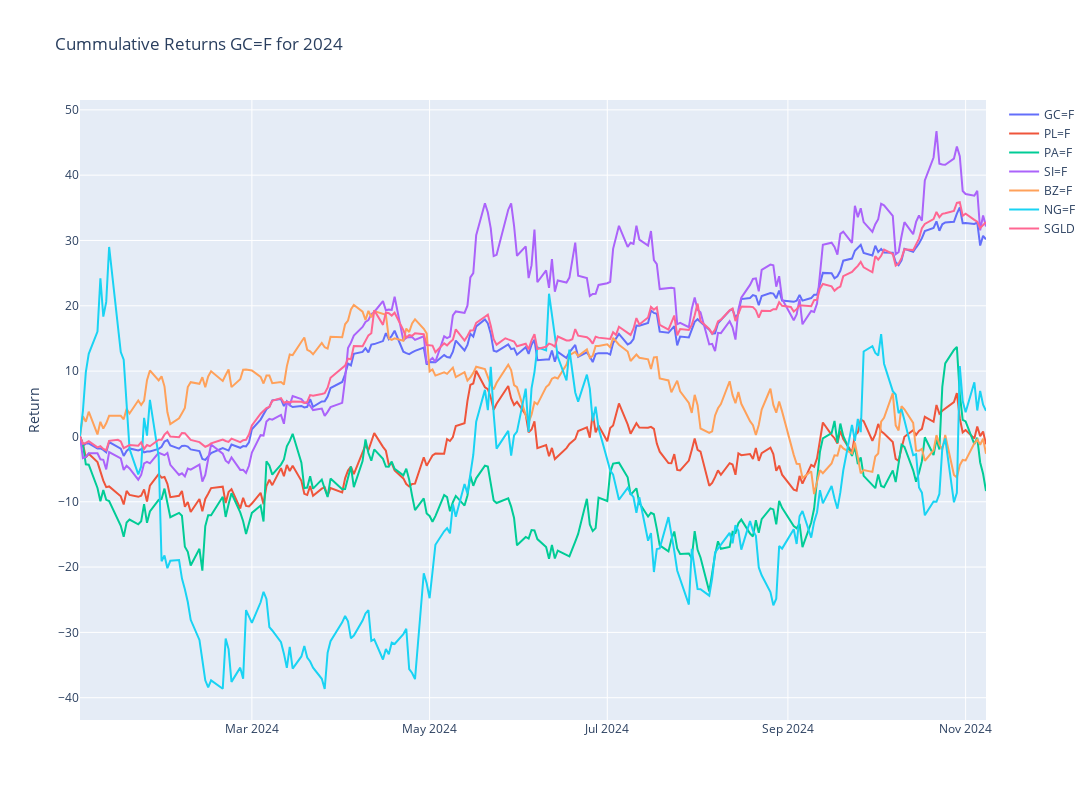

The notebook cell this image was saved under:
### Code cell
# Plotly
fig = make_subplots()

# Graph (1,1)
# Loop all stock files and get cummulative return for year
for stock in tqdm(index_list):
    f = os.path.join("../input", stock)
    df = pd.read_csv(f+".csv",index_col="Date",parse_dates=True)
    df['Cummulative_Return'] = cumulative_return(df["Adj Close"].loc[year])
    fig.add_trace(go.Scatter(x=df['Cummulative_Return'].loc[year].index,y=df['Cummulative_Return'].loc[year],mode="lines",name=stock.split('.')[0]),row=1,col=1)

# Update xaxis properties
fig.update_yaxes(title_text="Return", row=1, col=1)

fig.update_layout(height=800, width=1300,showlegend=True,title=f"Cummulative Returns {ticker} for {year}")

fig.show()

### Figure 1 — Plotly figure (JSON) as saved in the notebook; plotly's stock layout.template omitted (floating-point values rounded to 4 significant figures; data arrays with more than 128 entries replaced by an {"elided": "..."} marker saying what was removed)
{"data": [{"mode": "lines", "name": "GC=F", "type": "scatter", "x": {"elided": "217 str values"}, "xaxis": "x", "y": {"elided": "217 float values"}, "yaxis": "y"}, {"mode": "lines", "name": "PL=F", "type": "scatter", "x": {"elided": "217 str values"}, "xaxis": "x", "y": {"elided": "217 float values"}, "yaxis": "y"}, {"mode": "lines", "name": "PA=F", "type": "scatter", "x": {"elided": "217 str values"}, "xaxis": "x", "y": {"elided": "217 float values"}, "yaxis": "y"}, {"mode": "lines", "name": "SI=F", "type": "scatter", "x": {"elided": "217 str values"}, "xaxis": "x", "y": {"elided": "217 float values"}, "yaxis": "y"}, {"mode": "lines", "name": "BZ=F", "type": "scatter", "x": {"elided": "217 str values"}, "xaxis": "x", "y": {"elided": "217 float values"}, "yaxis": "y"}, {"mode": "lines", "name": "NG=F", "type": "scatter", "x": {"elided": "217 str values"}, "xaxis": "x", "y": {"elided": "217 float values"}, "yaxis": "y"}, {"mode": "lines", "name": "SGLD", "type": "scatter", "x": {"elided": "220 str values"}, "xaxis": "x", "y": {"elided": "220 float values"}, "yaxis": "y"}], "layout": {"height": 800, "showlegend": true, "title": {"text": "Cummulative Returns GC=F for 2024"}, "width": 1300, "xaxis": {"anchor": "y", "domain": [0, 1]}, "yaxis": {"anchor": "x", "domain": [0, 1], "title": {"text": "Return"}}}}
